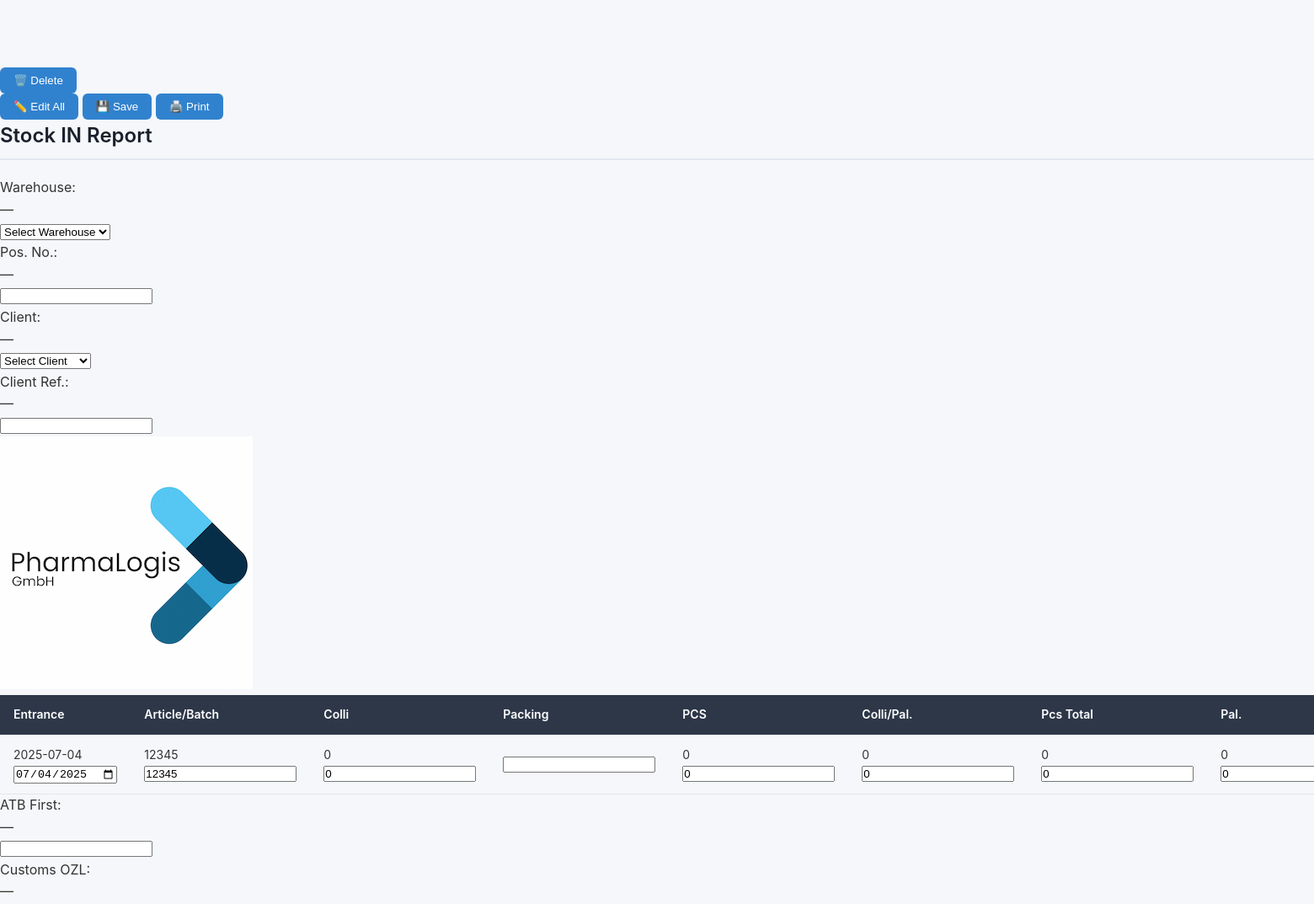
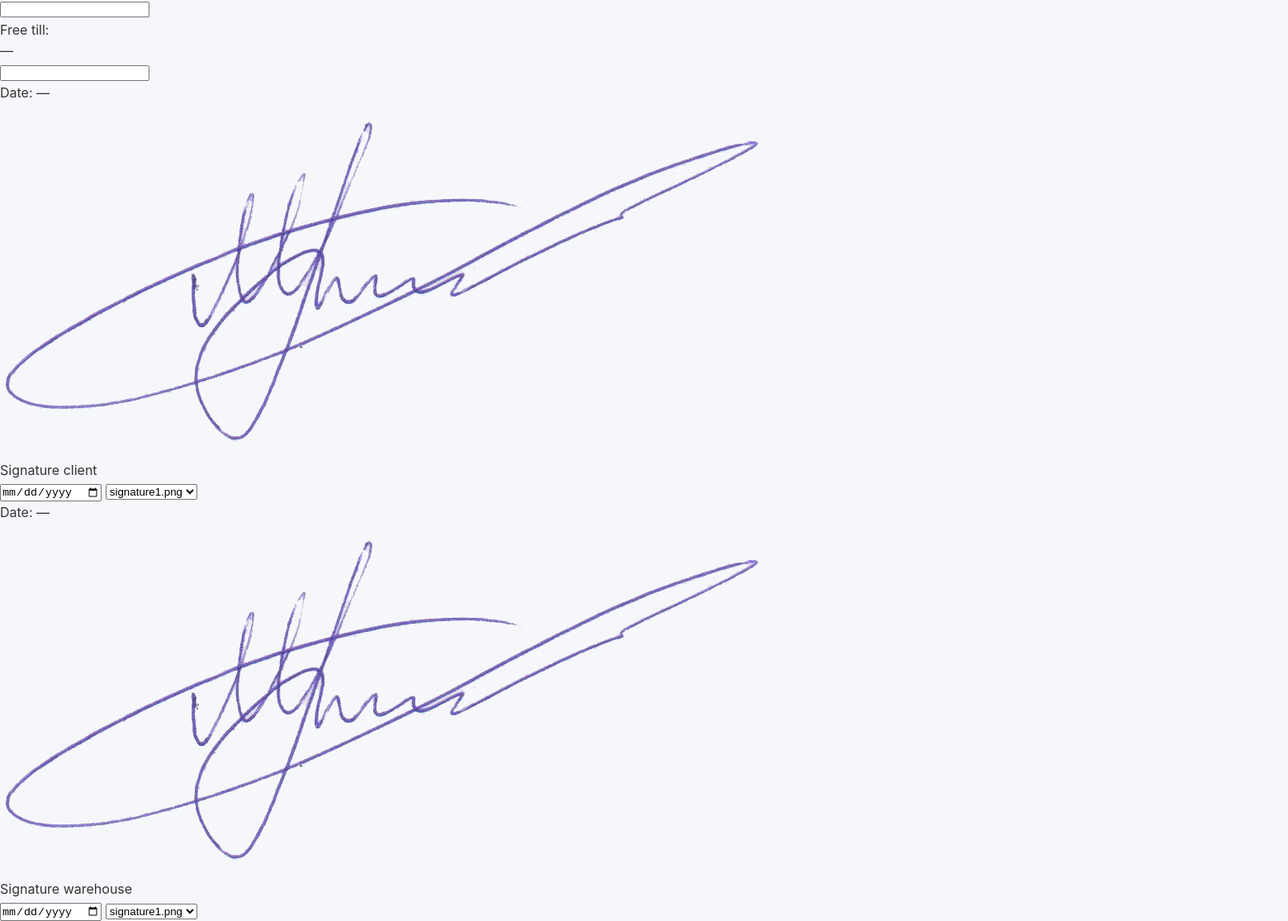
The page /stockreport/view_by_order/010725 (signed in) on the database its author committed (2 pictures, top to bottom).
### app/models.py (models this page shows)
class WarehouseStock(db.Model):
    __tablename__ = 'warehouse_stock'  # ✅ Ensure FK consistency
    id = db.Column(db.Integer, primary_key=True)
    user_id = db.Column(db.Integer, db.ForeignKey('user.id'), nullable=False)
    order_number = db.Column(db.String(50), nullable=False)
    product_name = db.Column(db.String(100), nullable=False)
    quantity = db.Column(db.String(50), nullable=False)
    ata = db.Column(db.String(10), nullable=True)
    transit_status = db.Column(db.String(20), default='In Stock', nullable=False)
    notes = db.Column(db.String(120))
    transport = db.Column(db.String(20))
    is_manual = db.Column(db.Boolean, default=False)
    pod_filename = db.Column(db.String(120))
    warehouse_address = db.Column(db.String(255))
    client = db.Column(db.String(255))
    pos_no = db.Column(db.String(50))
    customer_ref = db.Column(db.String(50))
    is_archived = db.Column(db.Boolean, default=False)

class StockReportEntry(db.Model):
    id = db.Column(db.Integer, primary_key=True)
    stage = db.Column(db.String(20))  # "Arrived", "Stocked", "Delivered"
    entrance_date = db.Column(db.Date)
    article_batch = db.Column(db.String(50))
    colli = db.Column(db.Integer)
    packing = db.Column(db.String(50))
    pcs = db.Column(db.Integer)
    colli_per_pal = db.Column(db.Integer)
    pcs_total = db.Column(db.Integer)
    pal = db.Column(db.Integer)
    product = db.Column(db.String(100))
    gross_kg = db.Column(db.Float)
    net_kg = db.Column(db.Float)
    sender = db.Column(db.String(100))
    customs_status = db.Column(db.String(10))  # "EU", "T1"
    stockref = db.Column(db.String(50))
    warehouse_address = db.Column(db.String(255))
    client = db.Column(db.String(255))
    pos_no = db.Column(db.String(50))
    customer_ref = db.Column(db.String(50))
    related_order_id = db.Column(db.Integer, db.ForeignKey('warehouse_stock.id', name='fk_stockreport_warehouse'))
    related_order = db.relationship('WarehouseStock', backref='stock_reports')

### app/routes/warehouse_routes.py (the view)
@warehouse_bp.route('/stockreport/view_by_order/<string:order_number>')
@login_required
def view_stockreport_by_order(order_number):
    item = WarehouseStock.query.filter_by(order_number=order_number).first()
    if not item:
        item = DeliveredGoods.query.filter_by(order_number=order_number).first_or_404()
    if isinstance(item, WarehouseStock):
        if not can_view_all(current_user.role) and current_user.id != item.user_id:
            flash("Access denied.", "danger")
            return redirect(url_for('warehouse.warehouse'))
    entries = StockReportEntry.query.filter_by(related_order_id=item.id).all()
    first_entry = entries[0] if entries else None
    atb_frist = customs_ozl = free_till = None
    if first_entry and first_entry.customs_status == "T1" and first_entry.entrance_date:
        atb_frist = first_entry.entrance_date.strftime("%d.%m.%Y")
        customs_ozl = "OZL Hamburg"
        free_till = (first_entry.entrance_date + timedelta(days=90)).strftime("%d.%m.%Y")
    return render_template(
        "view_stockreport.html",
        entries=entries,
        item=item,
        atb_frist=atb_frist,
        customs_ozl=customs_ozl,
        free_till=free_till,
        signature_date_client=getattr(first_entry, 'signature_date_client', None),
        signature_client=getattr(first_entry, 'signature_client', None),
        signature_date_warehouse=getattr(first_entry, 'signature_date_warehouse', None),
        signature_warehouse=getattr(first_entry, 'signature_warehouse', None),
        report_header=getattr(first_entry, '__dict__', {})  # 🚨 Pass extra fields
    )

### app/roles.py (called while the page is built)
def can_view_all(role):
    return ROLE_PERMISSIONS.get(role, {}).get('can_view_all', False)

### app/routes/__init__.py (called while the page is built)
def inject_globals():
    return dict(current_user=current_user, current_path=request.path)

### app/templates/view_stockreport.html (shortened to what this page needs)
{% extends "base_clean.html" %}
{% block body %}
<div class="flex justify-end gap-3 px-[50px] mt-6 no-print">
  {% if entries and entries|length > 0 %}
  <form method="POST" action="{{ url_for('warehouse.delete_stockreport', entry_id=entries[0].id) }}"
    onsubmit="return confirm('Delete this entry?')">
    <button type="submit" class="bg-red-700 hover:bg-red-800 text-white px-4 py-2 rounded shadow text-sm">🗑️
      Delete</button>
  </form>
  {% endif %}
  <button id="edit-all-btn" class="bg-yellow-600 hover:bg-yellow-700 text-white px-4 py-2 rounded shadow text-sm">✏️
    Edit All</button>
  <button id="save-stockreport-btn"
    class="bg-green-700 hover:bg-green-800 text-white px-4 py-2 rounded shadow text-sm hidden">💾 Save</button>
  <button id="custom-print-btn" class="bg-gray-700 hover:bg-gray-900 text-white px-4 py-2 rounded shadow text-sm">🖨️
    Print</button>
</div>
<div class="print-area bg-white dark:bg-gray-800 p-6 rounded shadow max-w-[1120px] mx-auto mt-6" id="pdf-report">
  <div class="flex justify-between items-start mb-6">
    <div>
      <h2 class="text-2xl font-bold mb-2">Stock IN Report</h2>
      <div class="grid grid-cols-2 gap-4 mb-6 text-sm">
        <div>
          <span class="font-semibold">Warehouse:</span>
          <div class="ml-2 view-mode">{{ item.warehouse_address or '—' }}</div>
          <div class="edit-header hidden">
            <select name="warehouse_address"
              class="w-full mt-1 border px-2 py-1 rounded text-sm bg-white dark:bg-gray-700">
              <option value="">Select Warehouse</option>
            </select>
          </div>
        </div>
        <div>
          <span class="font-semibold">Pos. No.:</span>
          <div class="ml-2 view-mode">{{ item.pos_no or '—' }}</div>
          <div class="edit-header hidden">
            <input type="text" name="pos_no" value="{{ item.pos_no or '' }}"
              class="w-full mt-1 border px-2 py-1 rounded text-sm bg-white dark:bg-gray-700" />
          </div>
        </div>
        <div>
          <span class="font-semibold">Client:</span>
          <div class="ml-2 view-mode">{{ item.client or '—' }}</div>
          <div class="edit-header hidden">
            <select name="client" class="w-full mt-1 border px-2 py-1 rounded text-sm bg-white dark:bg-gray-700">
              <option value="">Select Client</option>
            </select>
          </div>
        </div>
        <div>
          <span class="font-semibold">Client Ref.:</span>
          <div class="ml-2 view-mode">{{ item.customer_ref or '—' }}</div>
          <div class="edit-header hidden">
            <input type="text" name="customer_ref" value="{{ item.customer_ref or '' }}"
              class="w-full mt-1 border px-2 py-1 rounded text-sm bg-white dark:bg-gray-700" />
          </div>
        </div>
      </div>
    </div>
    <img src="{{ url_for('static', filename='images/logo.jpg') }}" alt="Logo" class="w-36 object-contain h-auto">
  </div>
  <div class="overflow-auto print:overflow-visible">
    <table class="w-full table-fixed text-sm text-left border" id="stockreport-table">
      <thead class="bg-gray-100 dark:bg-gray-700 text-xs text-gray-700 dark:text-gray-300">
        <tr>
          <th class="p-2 border w-[90px] whitespace-nowrap">Entrance</th>
          <th class="p-2 border w-[120px] whitespace-nowrap">Article/Batch</th>
          <th class="p-2 border w-[40px]">Colli</th>
          <th class="p-2 border w-[60px]">Packing</th>
          <th class="p-2 border w-[40px]">PCS</th>
          <th class="p-2 border w-[60px] whitespace-nowrap">Colli/Pal.</th>
          <th class="p-2 border w-[40px] whitespace-nowrap">Pcs Total</th>
          <th class="p-2 border w-[40px]">Pal.</th>
        </tr>
      </thead>
      <tbody>
        {% for entry in entries %}
        <tr class="border-t" data-entry-id="{{ entry.id }}">
          {% for field in ["entrance_date", "article_batch", "colli", "packing", "pcs", "colli_per_pal", "pcs_total",
          "pal", "product", "gross_kg", "net_kg", "sender", "customs_status", "stockref"] %}
          <td class="p-2 border break-words">
            <div class="view-mode">{{ entry | lookup(field) }}</div>
            <div class="edit-header hidden">
              {% if field == "customs_status" %}
              <select name="{{ field }}">
                <option value="EU" {% if entry | lookup(field)=='EU' %}selected{% endif %}>EU</option>
                <option value="T1" {% if entry | lookup(field)=='T1' %}selected{% endif %}>T1</option>
              </select>
              {% elif field in ["colli", "pcs", "colli_per_pal", "pcs_total", "pal", "gross_kg", "net_kg"] %}
              <input type="number" name="{{ field }}" value="{{ entry | lookup(field) }}">
              {% elif field == "entrance_date" %}
              <input type="date" name="{{ field }}" value="{{ entry | lookup(field) }}">
              {% else %}
              <input type="text" name="{{ field }}" value="{{ entry | lookup(field) }}">
              {% endif %}
            </div>
          </td>
          {% endfor %}
        </tr>
        {% endfor %}
      </tbody>
    </table>
  </div>
  <div class="grid grid-cols-3 gap-4 mt-8 text-sm">
    {% for label, field in [("ATB First", "atb_first"), ("Customs OZL", "customs_ozl"), ("Free till", "free_till")] %}
    <div>
      <label class="font-medium">{{ label }}:</label>
      <div class="view-mode text-gray-700">{{ item | lookup(field) or "—" }}</div>
      <div class="edit-header hidden">
        <input type="text" name="{{ field }}" value="{{ item | lookup(field) or '' }}"
          class="w-full mt-1 border px-2 py-1 rounded text-sm bg-white dark:bg-gray-700" />
      </div>
    </div>
    {% endfor %}
  </div>
  <div class="grid grid-cols-2 gap-8 mt-10">
    {% for side, date, sig in [('client', signature_date_client, signature_client), ('warehouse',
    signature_date_warehouse, signature_warehouse)] %}
    <div class="text-center">
      <div class="view-mode">
        <p class="text-sm text-gray-700 mb-1">Date: {{ date or '—' }}</p>
        <img src="{{ url_for('static', filename='images/signatures/' + (sig or 'signature1.png')) }}" alt="Signature"
          class="mx-auto w-32 h-auto mb-2">
        <p class="text-sm mt-1 capitalize">Signature {{ side }}</p>
      </div>
      <div class="edit-header hidden space-y-2">
        <input type="date" name="signature_date_{{ side }}" value="{{ date or '' }}"
          class="w-full border px-3 py-1 rounded" />
        <select name="signature_{{ side }}" class="w-full border rounded px-2 py-1">
          {% for s in ['signature1.png', 'signature2.png', 'signature3.png'] %}
          <option value="{{ s }}" {% if sig==s %}selected{% endif %}>{{ s }}</option>
          {% endfor %}
        </select>
      </div>
    </div>
    {% endfor %}
  </div>
</div>
{% endblock %}

### app/static/css/style.css (style rules this page uses)
* { margin: 0; padding: 0; box-sizing: border-box; }
body { font-family: 'Inter', -apple-system, BlinkMacSystemFont, 'Segoe UI', Roboto, sans-serif; background-color: #f5f7fa; color: #333; line-height: 1.6; padding-top: 80px; }
h2 { font-size: 24px; font-weight: 600; color: #1a202c; margin-bottom: 20px; border-bottom: 2px solid #e2e8f0; padding-bottom: 8px; }
table { width: 100%; border-collapse: collapse; font-size: 14px; }
table th, table td { padding: 12px 16px; text-align: left; border-bottom: 1px solid #e2e8f0; }
table th { background-color: #2d3748; color: #fff; font-weight: 600; position: sticky; top: 0; z-index: 20; cursor: pointer; transition: background-color 0.2s ease; }
table tbody tr { transition: background-color 0.2s ease; }
a, button { transition: all 0.2s ease; }
button { background-color: #3182ce; color: #fff; border: none; padding: 8px 16px; border-radius: 6px; font-weight: 500; cursor: pointer; }
table thead th { z-index: 20; }

### rows shown on the page
WarehouseStock: warehouse_address "—", pos_no "—", client "—", customer_ref "—"
StockReportEntry: entrance_date "2025-07-04" "12345" "0" "0" "0" "0" "0", entrance_date "07/04/2025", article_batch "12345", colli "0" "0" "0" "0" "0"

### other values the page prints
{{ label }} "ATB First" "Customs OZL" "Free till"
{{ item | lookup(field) or "—" }} "—" "—" "—"
{{ date or '—' }} "—" "—"
{{ side }} "client" "warehouse"
form field signature_client "signature1.png"
form field signature_warehouse "signature1.png"
